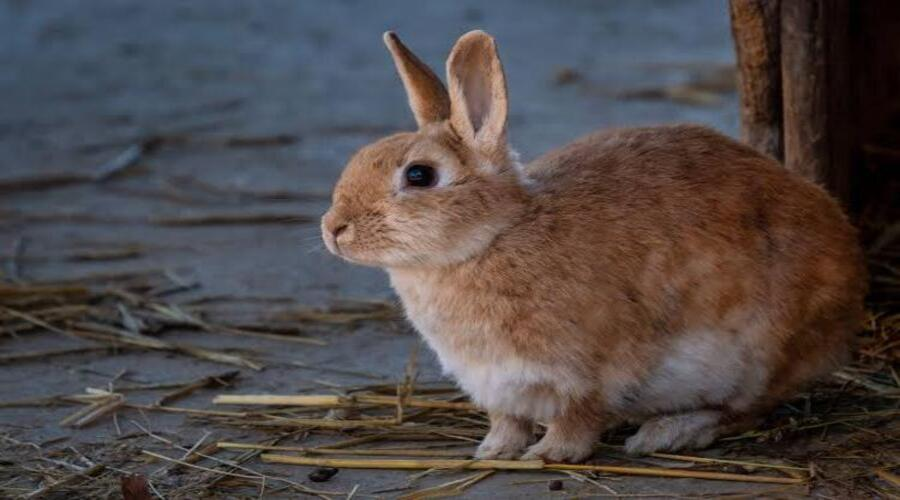
#> input picture rabbit.jpg, 900 x 500 px
$ python pr2.py
#> lines starting #> are read from the running program, lines starting #| are printed output that depends on the picture
import cv2
import numpy as np
import matplotlib.pyplot as plt
img=cv2.imread("rabbit.jpg")
#> img is the input picture: shape (500, 900, 3); mean B, G, R 72.1, 72.8, 80.7
plt.imshow(img)
plt.title("Vanya")
plt.waitforbuttonpress()
plt.close('all')


# BRG to RGB
import cv2
# import numpy as np
import matplotlib.pyplot as plt
img=cv2.imread("rabbit.jpg")
# Converting BGR to RGB
RGB_img=cv2.cvtColor(img,cv2.COLOR_BGR2RGB)
plt.imshow(RGB_img)
plt.title("Vanya-CS24058")
plt.waitforbuttonpress()
plt.close('all')

import cv2
path=r"C:\Users\Student\PycharmProjects\Vanya\rabbit.jpg"
img=cv2.imread(path,cv2.IMREAD_GRAYSCALE)
#> img: shape (500, 900); min 0, max 196, mean 75.1
cv2.imshow("Vanya-CS24058",img)
cv2.waitKey(0)
cv2.destroyAllWindows()

import cv2
import numpy as np
image1 = cv2.imread('sacred-forest.jpg')
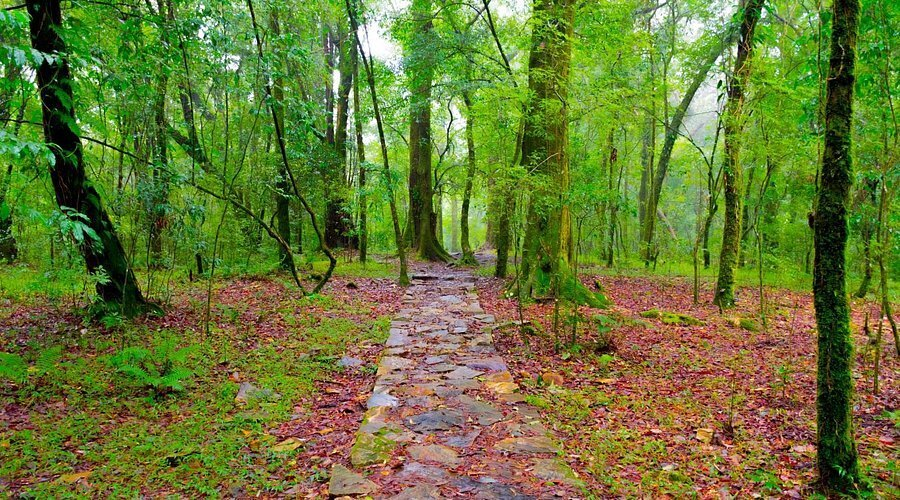
#> input picture sacred-forest.jpg, 900 x 500 px
#> image1 is the input picture: shape (500, 900, 3); mean B, G, R 54.5, 119.6, 104.9
image2 = cv2.imread('rabbit.jpg')
weightedSum = cv2.addWeighted(image1, 0.5, image2, 1, 0)
cv2.imshow('Weighted Image(Vanya-CS24058)', weightedSum)
if cv2.waitKey(0) & 0xff == 27:
#> (key Esc is pressed here)
    cv2.destroyAllWindows()

import cv2
import numpy as np
image1 = cv2.imread('rabbit.jpg')
image2 = cv2.imread('sacred-forest.jpg')
sub = cv2.subtract(image1, image2)
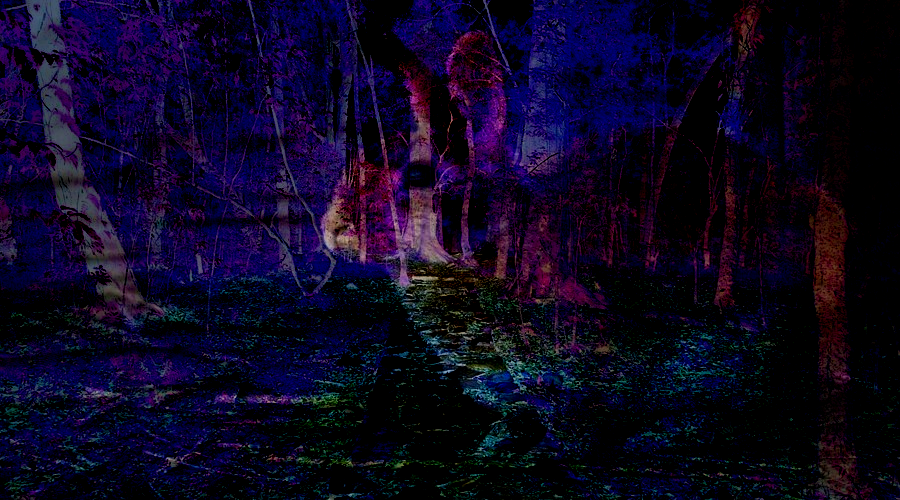
#> sub: shape (500, 900, 3); mean B, G, R 32.9, 7, 12.9
cv2.imshow('Subtracted Image(Vanya-CS24058)', sub)
# De-allocate any associated memory usage
if cv2.waitKey(0) & 0xff == 27:
#> (key Esc is pressed here)
    cv2.destroyAllWindows()

import cv2
import numpy as np
img1 = cv2.imread('rabbit.jpg')
img2 = cv2.imread('sacred-forest.jpg')
dest_and = cv2.bitwise_and(img2, img1, mask = None)
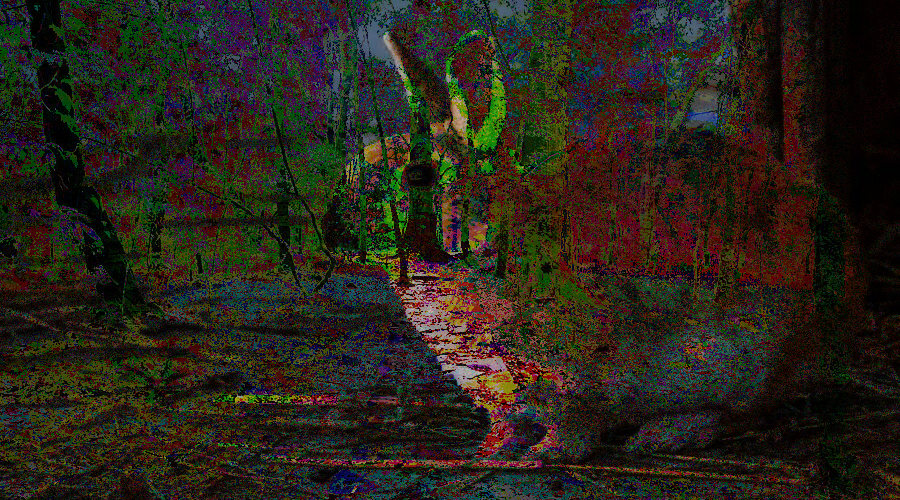
#> dest_and: shape (500, 900, 3); mean B, G, R 24.6, 35.5, 40
cv2.imshow('Bitwise And(Vanya-CS24058)', dest_and)
# De-allocate any associated memory usage
if cv2.waitKey(0) & 0xff == 27:
#> (key Esc is pressed here)
    cv2.destroyAllWindows()

import cv2
import numpy as np
img1 = cv2.imread('sacred-forest.jpg')
img2 = cv2.imread('rabbit.jpg')
dest_or = cv2.bitwise_or(img2, img1, mask=None)
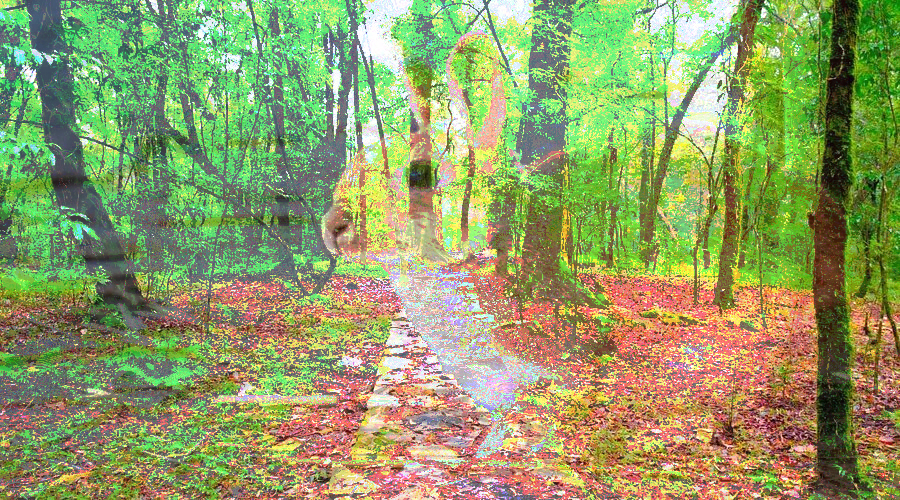
#> dest_or: shape (500, 900, 3); mean B, G, R 102, 156.9, 145.6
cv2.imshow('Bitwise OR(Vanya-CS24058)', dest_or)
# De-allocate any associated memory usage
if cv2.waitKey(0) & 0xff == 27:
#> (key Esc is pressed here)
    cv2.destroyAllWindows()

import cv2
import numpy as np
img1 = cv2.imread('rabbit.jpg')
img2 = cv2.imread('sacred-forest.jpg')
dest_xor = cv2.bitwise_xor(img1, img2, mask = None)
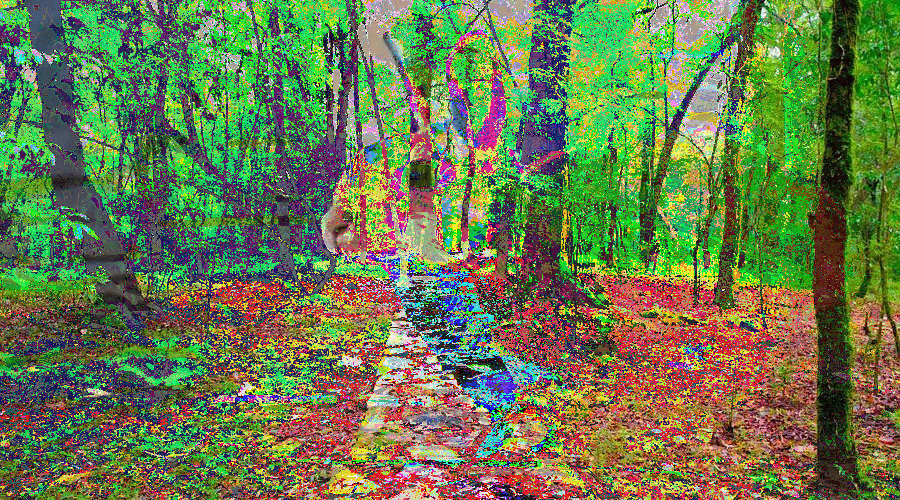
#> dest_xor: shape (500, 900, 3); mean B, G, R 77.4, 121.4, 105.5
cv2.imshow('Bitwise XOR(Vanya-CS24058)', dest_xor)
# De-allocate any associated memory usage
if cv2.waitKey(0) & 0xff == 27:
#> (key Esc is pressed here)
    cv2.destroyAllWindows()


import cv2
import numpy as np
img1 = cv2.imread('sacred-forest.jpg')
img2 = cv2.imread('rabbit.jpg')
dest_not1 = cv2.bitwise_not(img1, mask = None)
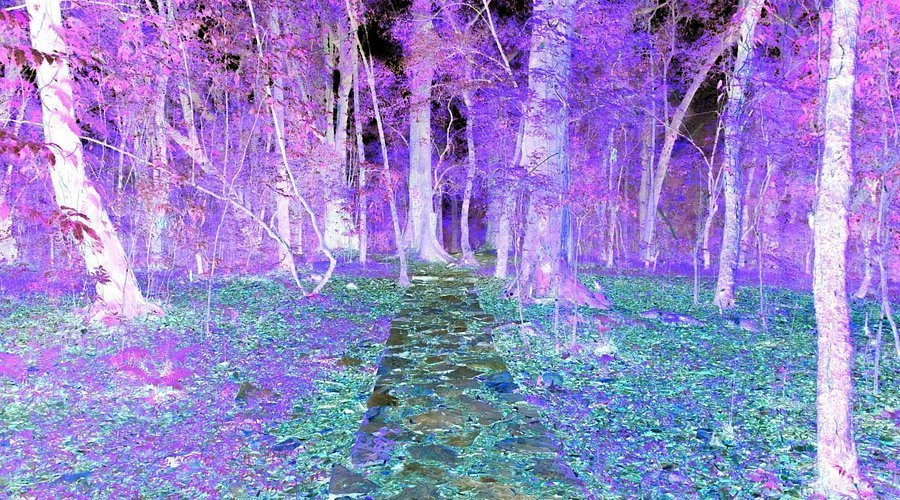
#> dest_not1: shape (500, 900, 3); mean B, G, R 200.5, 135.4, 150.1
dest_not2 = cv2.bitwise_not(img2, mask = None)
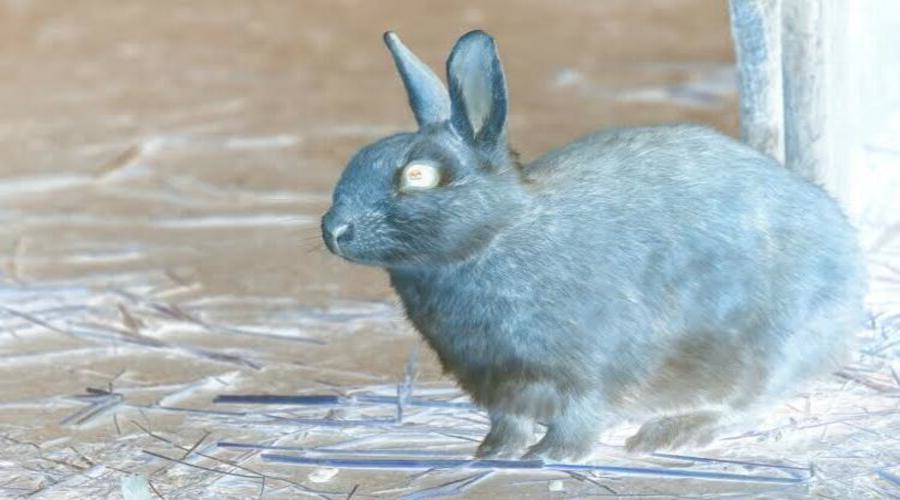
#> dest_not2: shape (500, 900, 3); mean B, G, R 182.9, 182.2, 174.3
cv2.imshow('Bitwise NOT on Forest(Vanya-CS24058)', dest_not1)
cv2.imshow('Bitwise NOT on Rabbit(Vanya-CS24058)', dest_not2) # De-allocate any associated memory usage
if cv2.waitKey(0) & 0xff == 27:
#> (key Esc is pressed here)
    cv2.destroyAllWindows()
